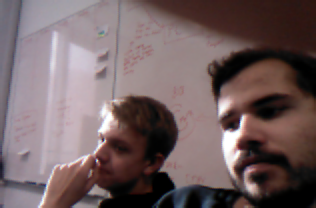
#> input picture PixyCommunication/out.ppm, 316 x 208 px
$ python ImageCrop.py
#> lines starting #> are read from the running program, lines starting #| are printed output that depends on the picture
from PIL import Image


def crop_image(path, x1, y1, x2, y2):
#> called with path = 'out.ppm', x1 = 1, y1 = 1, x2 = 100, y2 = 100
    image_object = Image.open(path)
#> image_object is the input picture: PIL image 316x208 RGB; mean R, G, B 113.7, 96.1, 97.4

    cropped = image_object.crop((x1, y1, x2, y2))
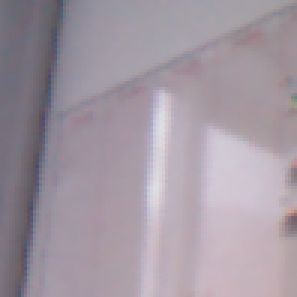
#> cropped: PIL image 99x99 RGB (shown 3 times larger); mean R, G, B 162.5, 152.1, 162.4

    cropped.save("cropped.ppm")


crop_image('out.ppm', 1, 1, 100, 100)
